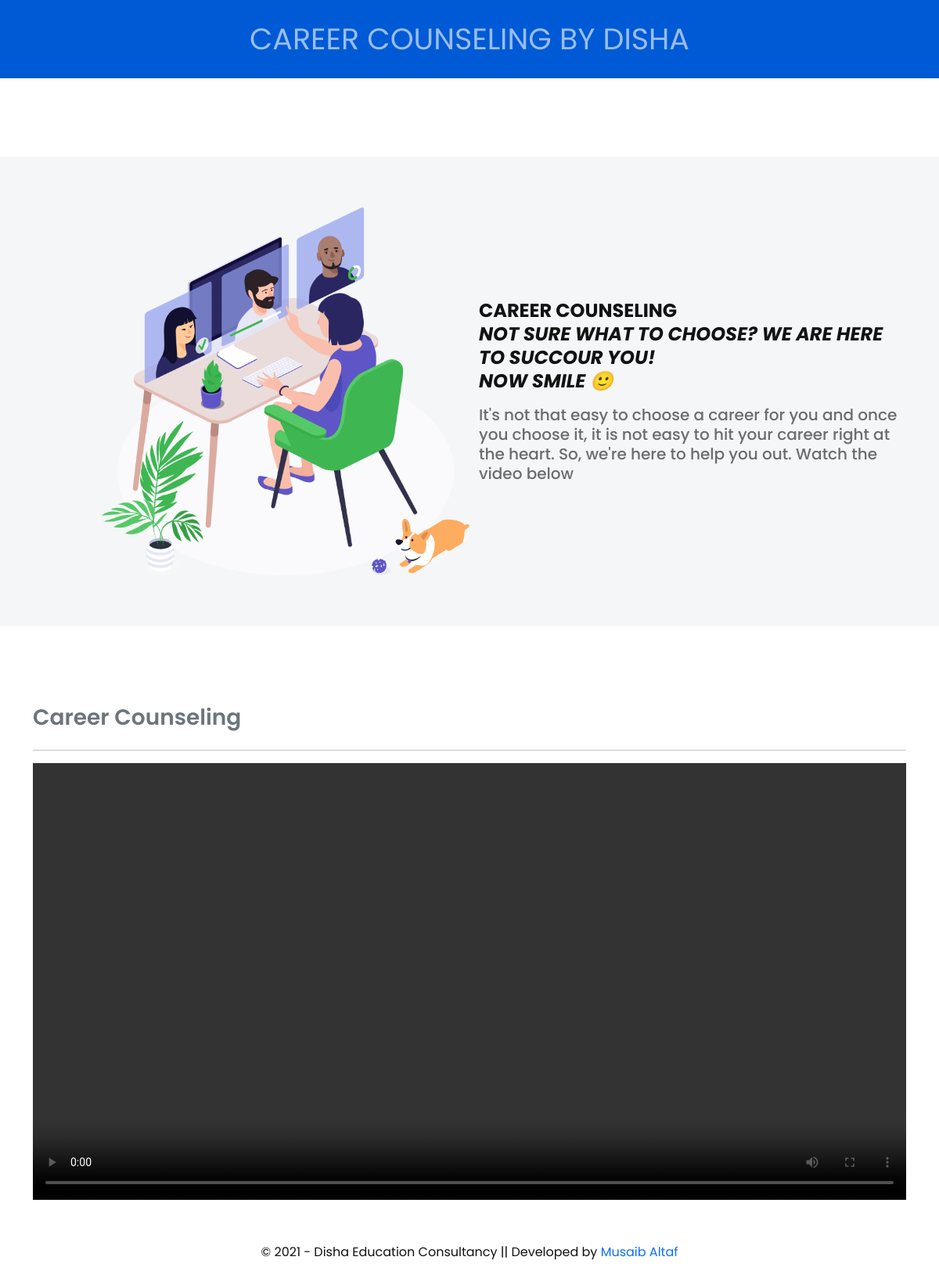
Page /career-counselling/ on the committed database.
### home/models.py (models this page shows, shortened)
class Service(models.Model):
    sno = models.AutoField(primary_key = True)
    name = models.CharField(max_length = 200)
    slugtwo = models.CharField(max_length = 150, default = "")
    subtitle= models.CharField(max_length = 250)
    image = models.ImageField(upload_to = "media", default = "")
    desc = models.TextField(default = "")
    video = models.FileField(upload_to= 'media', default = "")

### home/views.py (the view)
# urls.py: path('<str:slugtwo>/', views.service, name='service'),
def service(request, slugtwo):
    service = Service.objects.filter(slugtwo = slugtwo).first()
    context = {'service': service}
    return render(request, "servicepage.html", context)

### templates/servicepage.html (shortened to what this page needs)
<!doctype html>
<html lang="en">
<head>
    <link rel="stylesheet" href="/static/assetss/css/bootstrap-5.0.0-beta2.min.css">
    <link rel="stylesheet" href="/static/assetss/css/LineIcons.2.0.css">
    <link rel="stylesheet" href="/static/assetss/css/glightbox.min.css">
    <link rel="stylesheet" href="/static/assetss/css/tiny-slider.css">
    <link rel="stylesheet" href="/static/assetss/css/loading-bar.min.css">
    <link rel="stylesheet" href="/static/assetss/css/default.css">
    <link rel="stylesheet" href="/static/assetss/css/ayroui.css">
</head>
<body>
    <section class="page-banner mb-100">
        <div class="container">
            <div class="row justify-content-center">
                <div class="col-lg-12">
                    <div class="page-banner-content text-center">
                        <h1 class="sub-title">{{service.name}} by Disha</h1>
                    </div>
                </div>
            </div>
        </div>
    </section>
    <section class="services-area services-two d-lg-flex align-items-center mb-100">
        <div class="container">
            <div class="row justify-content-end">
                <div class="col-lg-6">
                    <div class="services-content">
                        <h5 class="sub-title">{{service.name}}</h5>
                        <i><h6 class="sub-title">{{service.subtitle | safe}}</h6></i>
                        <p class="text">{{service.desc}}</p>
                    </div>
                </div>
            </div>
        </div>
        <div class="services-image d-flex align-items-center">
            <div class="image">
                <img src="/static/assetss/images/services/services-2.png" alt="Services" class = "img-rounded">
            </div>
        </div>
    </section>
<div class = "container">
<h3 class="text-muted my-4">{{service.name}}</h3>
<hr = "featurette-divider">
<video width="100%" height="100%" class = "embed-responsive embed-resposive-16by9" controls = "controls">
      <source src = "/media/{{service.video}}" type = "video/mp4">
</video>
</div>
<br><br>
    <p style = "bg-primary"class="text-center pb-60"> &copy; 2021 - Disha Education Consultancy || Developed by <a href="https://instagram.com/mu.saibaltaf6" target="_blank" rel="nofollow"> Musaib Altaf</a></p>
</body>
</html>

### static/assetss/css/default.css (style rules this page uses)
.mb-100 { margin-bottom: 100px; }
.pb-60 { padding-bottom: 60px; }

### rows in the picture
Service: name "CAREER COUNSELING", subtitle "NOT SURE WHAT TO CHOOSE? WE ARE HERE TO SUCCOUR YOU! NOW SMILE 🙂", desc "It's not that easy to choose a career for you and once you choose it, it is not easy to hit your career right at the heart. So, we're here to help you out. Watch the video below", name "Career Counseling"
